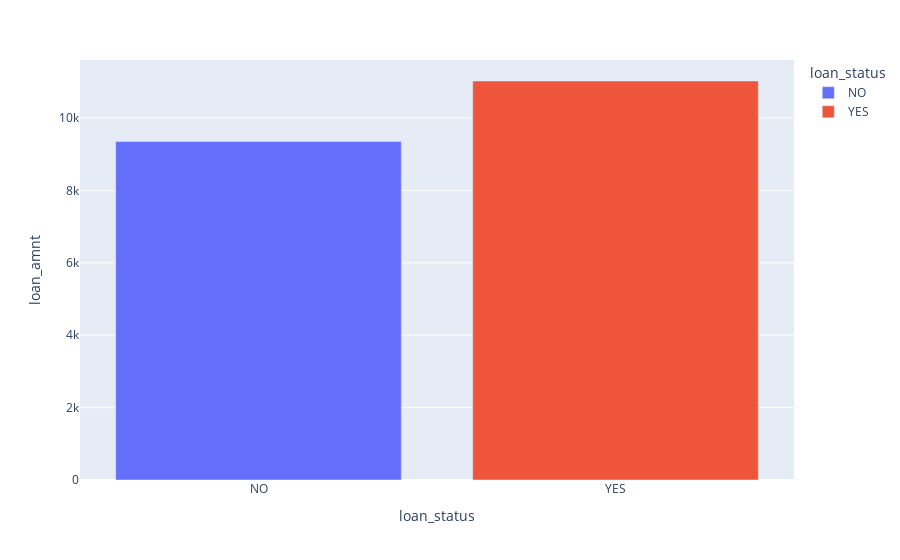

Here is the notebook cell this chart was saved with:
### Markdown cell above
### Average loan_amount for each category of loan_status

### Code cell
result = df.groupby(['loan_status']) [     ['loan_amnt']      ].mean()

display(result)

pe.bar(     y='loan_amnt', data_frame=result, color=result.index        )

### Figure 1 — Plotly figure (JSON) as saved in the notebook; plotly's stock layout.template omitted (floating-point values rounded to 4 significant figures)
{"data": [{"alignmentgroup": "True", "hovertemplate": "loan_status=%{x}<br>loan_amnt=%{y}<extra></extra>", "legendgroup": "NO", "marker": {"color": "#636efa", "pattern": {"shape": ""}}, "name": "NO", "offsetgroup": "NO", "orientation": "v", "showlegend": true, "textposition": "auto", "type": "bar", "x": ["NO"], "xaxis": "x", "y": [9352.0], "yaxis": "y"}, {"alignmentgroup": "True", "hovertemplate": "loan_status=%{x}<br>loan_amnt=%{y}<extra></extra>", "legendgroup": "YES", "marker": {"color": "#EF553B", "pattern": {"shape": ""}}, "name": "YES", "offsetgroup": "YES", "orientation": "v", "showlegend": true, "textposition": "auto", "type": "bar", "x": ["YES"], "xaxis": "x", "y": [11020.0], "yaxis": "y"}], "layout": {"barmode": "relative", "legend": {"title": {"text": "loan_status"}, "tracegroupgap": 0}, "margin": {"t": 60}, "xaxis": {"anchor": "y", "categoryarray": ["NO", "YES"], "categoryorder": "array", "domain": [0, 1], "title": {"text": "loan_status"}}, "yaxis": {"anchor": "x", "domain": [0, 1], "title": {"text": "loan_amnt"}}}}
